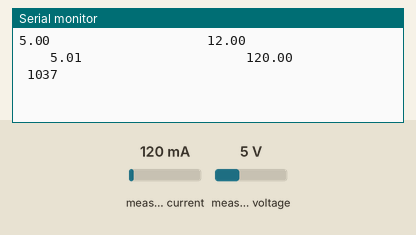
The sketch below on a simulated Arduino Uno, built with avr-gcc and run on an emulated ATmega328P. Parts: the last lines printed to the serial monitor. The test bench sets the inputs (shaded band); at power-on: measured current 120 mA, measured voltage 5 V.

Above: at 1.2 s.
1.3 s: measured current set to 95 mA
At 1.81 s:
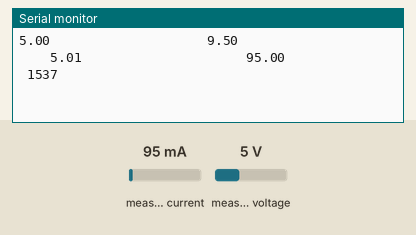
9.5 s: measured voltage set to 9.7 V
At 9.81 s:
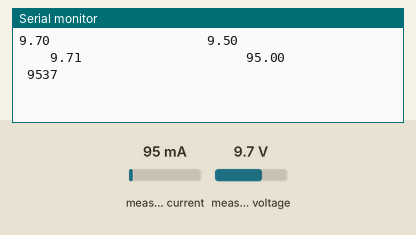
12.5 s: measured voltage set to 10.1 V
At 12.81 s:
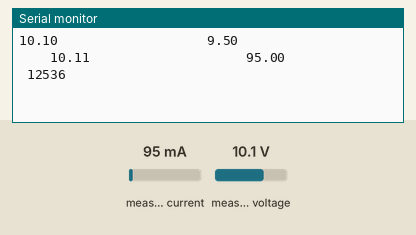

Measured:
- the behaviour switches between 100 and 99 mA on measured current (found by bisection; images 0 and 1)
- the behaviour switches between 9.9 and 10 V on measured voltage (found by bisection; images 2 and 3)
- after the input at 1.3 s, the serial monitor: prints a new line after 0.21 s (image 1)
- after the input at 9.5 s, the serial monitor: prints a new line at once (image 2)
- after the input at 12.5 s, the serial monitor: prints a new line at once (image 3)

The sketch:

GetCurrent.ino
```cpp
#include <Wire.h>
#include <Adafruit_INA219.h>
Adafruit_INA219 ina219;

void setup(void) {
    uint32_t currentFrequency;
    Serial.begin(9600);
    //Title
    Serial.println("Hello!");
    Serial.println("Measuring voltage and current with INA219 ...");
    //Start the Sensor
    ina219.begin();
    //Set up the column names
    Serial.print("Bus Voltage V          ");
    Serial.print("Shunt Voltage mV          ");
    Serial.print("Load Voltage V          ");
    Serial.print("Current mA          ");
    Serial.print("Time ms");
    Serial.println();
}


// initialize the variables
float shuntvoltage = 0;
float busvoltage = 0;
float current_mA = 0;
float loadvoltage = 0;

//SET INTERVAL HERE
int interval =500;

void loop(void) {

    //Get the measures
    shuntvoltage = ina219.getShuntVoltage_mV();
    busvoltage = ina219.getBusVoltage_V();
    current_mA = ina219.getCurrent_mA();
    loadvoltage = busvoltage + (shuntvoltage / 1000);

    //Print the values
    Serial.print(busvoltage);     Serial.print("                   ");
    if(busvoltage<10){Serial.print(" ");}

    Serial.print(shuntvoltage);   Serial.print("                    ");
    if(shuntvoltage<100) {Serial.print(" ");}
    if(shuntvoltage<10){Serial.print(" ");}
    if(shuntvoltage>=0){Serial.print(" ");}

    Serial.print(loadvoltage);    Serial.print("                    ");
    if(loadvoltage<10) {Serial.print(" ");}

    Serial.print(current_mA);     Serial.print("           ");
    if(current_mA<1000) {Serial.print(" ");}
    if(current_mA<100) {Serial.print(" ");}
    if(current_mA<10) {Serial.print(" ");}
    if(current_mA>=0) {Serial.print(" ");}

    Serial.println(millis());

    //Account for processing delay to
    //deliver at the noted interval
    delay(interval - millis()%interval);
}
```
